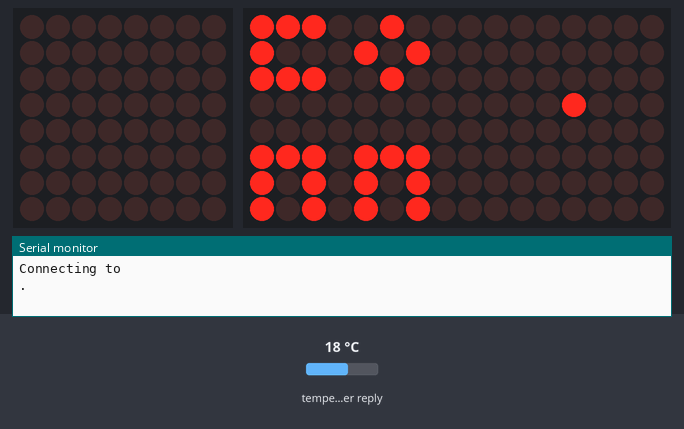
Simulated run of this sketch. Board: ESP8266 (NodeMCU). Parts: 8×8 LED matrix, 16×8 LED matrix, the last lines printed to the serial monitor. Inputs (shaded band) come from the test bench; at power-on: temperature in the weather reply 18 °C. WiFi joins after 1.5 s; servers stay silent unless stated; storage starts empty; web services answer with replies made up by the test bench.

Above: at 0.6 s.
At 2.7 s:
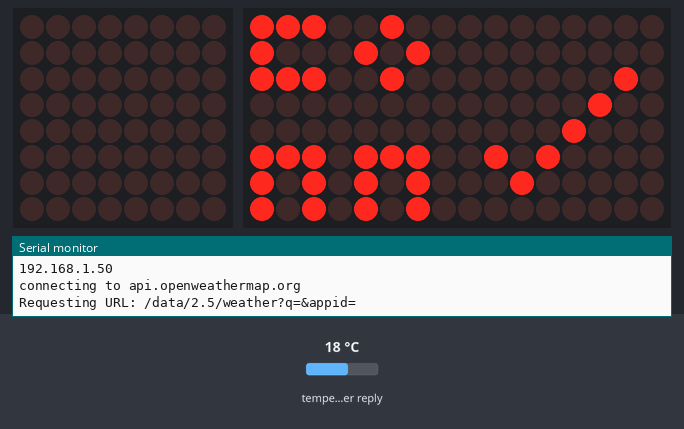
2.8 s: temperature in the weather reply set to -14 °C
At 15.3 s:
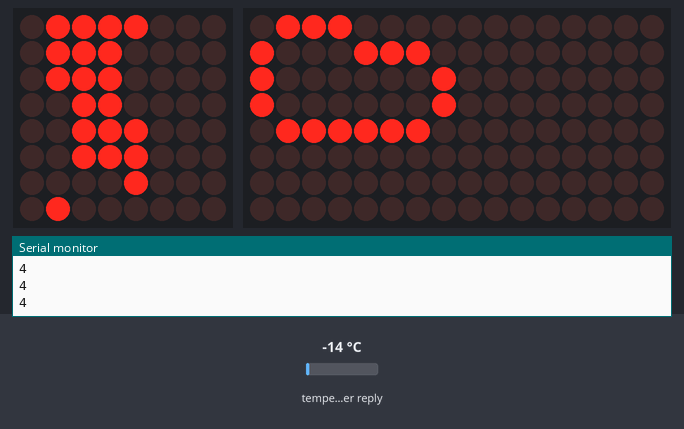
Timing chart, 0 to 16.8 s (numbered marks = the images above; inputs shaded):
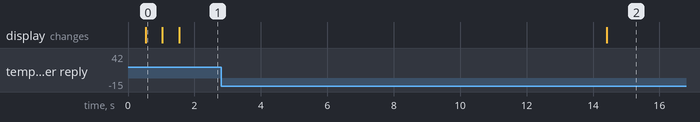

The sketch:

mini_weather_panel.ino
```cpp
/*
 *  Weather screen
 *  Richard Hawthorn
 *  richardhawthorn.com
 *  2016-11-6
 *
 *  Connect to the Open Weather Map API and display current a daily weather conditions
 */

#include <ESP8266WiFi.h>
#include <Wire.h>
#include <TimeLib.h>
#include "Adafruit_LEDBackpack.h"
#include "Adafruit_GFX.h"

Adafruit_LEDBackpack seg7 = Adafruit_LEDBackpack();
Adafruit_8x16matrix matrix = Adafruit_8x16matrix();

#include <SPI.h>
#include <SD.h>

File configFile;

#include "variables.h"
#include "functions.h"


/*
 * Setup the system
 */
void setup() {

  Serial.begin(115200);

  setupScreens();
  loadConfigFromSD();
  connectToWifi();

}


/*
 * Main loop
 */
void loop() {

  getCurrentWeather();
  getUpcomingWeather();

  //wait until we make the request again
  delay(60000 * sleep_minutes);
}
```

functions.h
```cpp
/*
 * Function needed for the weather screen
 */

// *******************************************************
// *******************************************************

/*
 * Display a character onto the 7 segment screens
 */

void displayCharacter(int offset, int character, int number){

  offset = offset + 4 - character;

  if (number == 0){
    seg7.displaybuffer[0] |= 0x0001 << offset;
    seg7.displaybuffer[1] |= 0x0001 << offset;
    seg7.displaybuffer[2] |= 0x0001 << offset;
    seg7.displaybuffer[3] |= 0x0001 << offset;
    seg7.displaybuffer[4] |= 0x0001 << offset;
    seg7.displaybuffer[5] |= 0x0001 << offset;
  }

  if (number == 1){
    seg7.displaybuffer[1] |= 0x0001 << offset;
    seg7.displaybuffer[2] |= 0x0001 << offset;
  }

  if (number == 2){
    seg7.displaybuffer[0] |= 0x0001 << offset;
    seg7.displaybuffer[1] |= 0x0001 << offset;
    seg7.displaybuffer[3] |= 0x0001 << offset;
    seg7.displaybuffer[4] |= 0x0001 << offset;
    seg7.displaybuffer[6] |= 0x0001 << offset;
  }

  if (number == 3){
    seg7.displaybuffer[0] |= 0x0001 << offset;
    seg7.displaybuffer[1] |= 0x0001 << offset;
    seg7.displaybuffer[2] |= 0x0001 << offset;
    seg7.displaybuffer[3] |= 0x0001 << offset;
    seg7.displaybuffer[6] |= 0x0001 << offset;
  }

  if (number == 4){
    seg7.displaybuffer[1] |= 0x0001 << offset;
    seg7.displaybuffer[2] |= 0x0001 << offset;
    seg7.displaybuffer[5] |= 0x0001 << offset;
    seg7.displaybuffer[6] |= 0x0001 << offset;
  }

  if (number == 5){
    seg7.displaybuffer[0] |= 0x0001 << offset;
    seg7.displaybuffer[2] |= 0x0001 << offset;
    seg7.displaybuffer[3] |= 0x0001 << offset;
    seg7.displaybuffer[5] |= 0x0001 << offset;
    seg7.displaybuffer[6] |= 0x0001 << offset;
  }

  if (number == 6){
    seg7.displaybuffer[0] |= 0x0001 << offset;
    seg7.displaybuffer[2] |= 0x0001 << offset;
    seg7.displaybuffer[3] |= 0x0001 << offset;
    seg7.displaybuffer[4] |= 0x0001 << offset;
    seg7.displaybuffer[5] |= 0x0001 << offset;
    seg7.displaybuffer[6] |= 0x0001 << offset;
  }

  if (number == 7){
    seg7.displaybuffer[0] |= 0x0001 << offset;
    seg7.displaybuffer[1] |= 0x0001 << offset;
    seg7.displaybuffer[2] |= 0x0001 << offset;
  }

  if (number == 8){
    seg7.displaybuffer[0] |= 0x0001 << offset;
    seg7.displaybuffer[1] |= 0x0001 << offset;
    seg7.displaybuffer[2] |= 0x0001 << offset;
    seg7.displaybuffer[3] |= 0x0001 << offset;
    seg7.displaybuffer[4] |= 0x0001 << offset;
    seg7.displaybuffer[5] |= 0x0001 << offset;
    seg7.displaybuffer[6] |= 0x0001 << offset;
  }

  if (number == 9){
    seg7.displaybuffer[0] |= 0x0001 << offset;
    seg7.displaybuffer[1] |= 0x0001 << offset;
    seg7.displaybuffer[2] |= 0x0001 << offset;
    seg7.displaybuffer[3] |= 0x0001 << offset;
    seg7.displaybuffer[5] |= 0x0001 << offset;
    seg7.displaybuffer[6] |= 0x0001 << offset;
  }

}

/*
 * Display a number on the 7 segment screens
 */
void displayNumber(int screen, int number){

  int offset = (screen-1) * 4;

  displayCharacter(offset, 1, number%10);
  displayCharacter(offset, 2, (number%100)/10);
  displayCharacter(offset, 3, (number%1000)/100);
  displayCharacter(offset, 4, (number%10000)/1000);

}

/*
 * Display the temperature on the 7 segment screens
 */
void displayTemp(int screen, float val){

  int offset = (screen-1) * 4;
  int number = 0;
  int decimalChar = 0;
  int negative = false;

  if (val >= 100){
    number = (int) (val * 10);
    decimalChar = 0;
  } else if (val >= 10){
    number = (int) (val * 100);
    decimalChar = 2;
  } else if (val >= 0){
    number = (int) (val * 1000);
    decimalChar = 1;
  } else if (val >= -10){
    number = (int) (val * 1000);
    decimalChar = 2;
    negative = true;
    number = 0 - ( (int) (val * 100) );
  } else if (val >= -100){
    number = (int) (val * 100);
    decimalChar = 0;
    negative = true;
    number = 0 - ( (int) (val * 10) );
  } else {
    number = 0;
  }

  //display second and third numbers
  displayCharacter(offset, 2, (number%100)/10);
  displayCharacter(offset, 3, (number%1000)/100);

  //is this a negative number?
  if (negative == true){
    //display negative sign
    seg7.displaybuffer[6] |= 0x0001 << offset;
  } else {
    //display first number
    displayCharacter(offset, 4, (number%10000)/1000);
  }

  if (sd_units == "c"){
    seg7.displaybuffer[0] |= 0x0001 << offset + 3;
    seg7.displaybuffer[3] |= 0x0001 << offset + 3;
    seg7.displaybuffer[4] |= 0x0001 << offset + 3;
    seg7.displaybuffer[5] |= 0x0001 << offset + 3;
  } else {
    seg7.displaybuffer[0] |= 0x0001 << offset + 3;
    seg7.displaybuffer[4] |= 0x0001 << offset + 3;
    seg7.displaybuffer[5] |= 0x0001 << offset + 3;
    seg7.displaybuffer[6] |= 0x0001 << offset + 3;
  }

  //decimal place
  if (decimalChar > 0){
    seg7.displaybuffer[7] |= 0x0001 << offset + decimalChar - 1;
  }

  //degrees symbol
  seg7.displaybuffer[1] |= 0x0001 << screen + 11;

}

/*
 * Clear the screen buffers
 */
void clearScreenBuffer(){

  seg7.displaybuffer[0] = 0x0000;
  seg7.displaybuffer[1] = 0x0000;
  seg7.displaybuffer[2] = 0x0000;
  seg7.displaybuffer[3] = 0x0000;
  seg7.displaybuffer[4] = 0x0000;
  seg7.displaybuffer[5] = 0x0000;
  seg7.displaybuffer[6] = 0x0000;
  seg7.displaybuffer[7] = 0x0000;

  matrix.clear();      // clear display

}

/*
 * Plot a chart of rain over the next 24 hours
 */
void plotRain(){

  for (int i = 0; i < 8; i++){
      if (rainChart[i] > 0){
        matrix.drawLine(i + 8, 7, i + 8, 7 - rainChart[i] + 1, LED_ON);
      }
  }

}

/*
 * Write the data to the led screens
 */
void writeToScreen(){

  seg7.writeDisplay();
  matrix.writeDisplay();

}

/*
 * Load the settings from the SD card
 */
void loadConfigFromSD(){

  char character;
  int line = 1;

  if (!SD.begin(0)) {
    matrix.drawBitmap(0, 0, no, 8, 8, LED_ON);
    matrix.drawBitmap(8, 0, card, 8, 8, LED_ON);
    writeToScreen();
    return;
  }

  configFile = SD.open("config.txt");
  if (configFile){

    while (configFile.available()) {
      character = (char) configFile.read();

       Serial.print(character);

      if (character == '\n'){
        line++;
      } else if (character == '\r'){
        //do nothing
      } else {

        if (line == 2){
          sd_ssid = sd_ssid + character;
        } else if (line == 4){
          sd_password = sd_password + character;
        } else if (line == 6){
          sd_apikey = sd_apikey + character;
        } else if (line == 8){
          sd_location = sd_location + character;
        } else if (line == 10){
          sd_units = sd_units + character;
        } else if (line == 12){
          sd_timezone = sd_timezone + character;
        }
      }
    }
    // close the file:
    configFile.close();

  }

  /*
  Serial.println(sd_ssid);
  Serial.println(sd_password);
  Serial.println(sd_apikey);
  Serial.println(sd_location);
  Serial.println(sd_units);
  Serial.println(sd_timezone);
  */

}

/*
 * Setup the screens so we can write to them
 */
void setupScreens(){

  seg7.begin(0x70);  // pass in the address
  matrix.begin(0x71);  // pass in the address

  seg7.setBrightness(16);
  matrix.setBrightness(2);
  matrix.setRotation(1);

  clearScreenBuffer();
  writeToScreen();

}

/*
 * Draw an animation so we know the wifi is connecting
 */
void connAnimation(){

  connStep++;

  if (connStep > 4){
    connStep = 1;
  }

  clearScreenBuffer();

  matrix.drawBitmap(0, 0, conn, 8, 8, LED_ON);

  if (connStep == 1){
    matrix.drawBitmap(8, 0, conn1, 8, 8, LED_ON);
  } else if (connStep == 2){
    matrix.drawBitmap(8, 0, conn2, 8, 8, LED_ON);
  } else if (connStep == 3){
    matrix.drawBitmap(8, 0, conn3, 8, 8, LED_ON);
  } else if (connStep == 4){
    matrix.drawBitmap(8, 0, conn4, 8, 8, LED_ON);
  }

  writeToScreen();

}

/*
 * Connect to the wifi
 */
void connectToWifi(){

  char ssid[sd_ssid.length()+1];
  char password[sd_password.length()+1];

  sd_ssid.toCharArray(ssid, sd_ssid.length()+1);
  sd_password.toCharArray(password, sd_password.length()+1);

  Serial.println();
  Serial.print("Connecting to ");
  Serial.println(ssid);

  WiFi.begin(ssid, password);

  while (WiFi.status() != WL_CONNECTED) {
    delay(500);
    Serial.print(".");
    connAnimation();
  }

  Serial.println("");
  Serial.println("WiFi connected");
  Serial.println("IP address: ");
  Serial.println(WiFi.localIP());

  clearScreenBuffer();

  matrix.drawBitmap(0, 0, conn, 8, 8, LED_ON);
  matrix.drawBitmap(8, 0, ok, 8, 8, LED_ON);

  writeToScreen();

}


/*
 * Connect to the api and extract the json
 */
boolean connectToApi(String url){

  boolean good_data = false;

  Serial.print("connecting to ");
  Serial.println(host);

  // Use WiFiClient class to create TCP connections
  WiFiClient client;
  const int httpPort = 80;
  if (client.connect(host, httpPort)) {

    Serial.print("Requesting URL: ");
    Serial.println(url);

    // This will send the request to the server
    client.print(String("GET ") + url + " HTTP/1.1\r\n" +
                 "Host: " + host + "\r\n" +
                 "User-Agent: runscope/0.1" +
                 "Connection: close\r\n\r\n");
    delay(5000);

    // Read all the lines of the reply from server and print them to Serial
    while(client.available()){

      //if we already have the json string then ignore all future incoming data
      if (good_data){
        client.readStringUntil('\r');
      } else {

        json = client.readStringUntil('\r');

        //find the line containing json
        if (json.substring(1, 2) == "{"){

          //look for a string we know will be in there
          if (json.indexOf("temp") != -1){
            good_data = true;
          }

          //Serial.println(json);

        }
      }

    }

    if (good_data){
      return true;
    } else {
      return false;
    }

  } else {
    Serial.println("connection failed");
    return false;
  }

}

/*
 * Return the value of a specific key of the json
 */
String getValue(String key, boolean next){

  int posStart = 0;
  int posEnd = 0;
  int keyLen = 0;
  String result;

  key = '"'+key+'"';

  keyLen = key.length();

  if (next != true){
    lastkey = 0;
  }

  posStart = json.indexOf(key, lastkey);
  posStart = posStart + keyLen + 1;
  posEnd = json.indexOf(",", posStart);
  result = json.substring(posStart, posEnd);

  lastkey = posEnd;

  return result;

}

/*
 * Display the relevant weather icon on the 8x8 matrix
 */
void displayIcon(int icon){

  if (icon == 1){
    matrix.drawBitmap(0, 0, sun, 8, 8, LED_ON);
  } else if (icon == 2){
    matrix.drawBitmap(0, 0, cloud_sun, 8, 8, LED_ON);
  } else if (icon == 3){
    matrix.drawBitmap(0, 0, cloud, 8, 8, LED_ON);
  } else if (icon == 4){
    matrix.drawBitmap(0, 0, cloud, 8, 8, LED_ON);
  } else if (icon == 9){
    matrix.drawBitmap(0, 0, cloud_rain, 8, 8, LED_ON);
  } else if (icon == 10){
    matrix.drawBitmap(0, 0, cloud_rain, 8, 8, LED_ON);
  } else if (icon == 11){
    matrix.drawBitmap(0, 0, lightning, 8, 8, LED_ON);
  } else if (icon == 13){
    matrix.drawBitmap(0, 0, snow, 8, 8, LED_ON);
  } else {
    matrix.drawBitmap(0, 0, mist, 8, 8, LED_ON);
  }

  writeToScreen();

}

/*
 * Update all the screens
 */
void updateScreens(){

  clearScreenBuffer();

  displayTemp(1, current_temp);
  displayTemp(3, todays_temp);
  displayIcon(weather_icon);
  plotRain();

  writeToScreen();

}

/*
 * Convert Tmeperature from kelvin to either c or f
 */
float convertTemp(float temp){

  if (sd_units == "c"){
    temp = temp - 273.15;
  } else {
    temp = (1.8 * (temp - 273)) + 32;
  }

  return temp;

}

/*
 * Extract the current temperature from the json string
 */
void processCurrentTemp(){

  String result = getValue("temp", false);

  float temp = result.toFloat();

  todays_temp = convertTemp(temp);

  //ony update the screen when we have all the data
  //updateScreens();

}


/*
 * Process the date into Y-m-d, taking into account the timezone
 */
String processDate(int date){

  String dateString = "";

  setTime(date + (sd_timezone.toInt() * 60 * 60));
  dateString = year() + '-' + month() + '-' + day();
  return dateString;

}

/*
 * Find the maximum temperature from the forcast for today
 */
void processTodaysTemp(){

  lastkey = 0;

  String result = "";
  float temp = 0;
  float maxTemp = 0;

  String todays_date = "";
  String date = "";

  for (int i = 0; i < 8; i++){
    result = getValue("temp", true);
    temp = result.toFloat();
    temp = convertTemp(temp);

    date = getValue("dt", true);
    date = processDate(date.toInt());

    if (todays_date == ""){
      todays_date = date;
    }

    //if this is still today, then keep processing - we don't want tomorrows temp shown
    if (date == todays_date){

      Serial.println(result);

      if (temp > maxTemp){
        maxTemp = (float) (int) temp;
      }

    }
  }

  current_temp = maxTemp;

  updateScreens();

}

/*
 * Find the maximum weather icon from the forcast for today
 */
void processTodaysIcon(){

  lastkey = 0;

  String result = "";
  int icon = 0;
  int maxIcon = 0;

  String todays_date = "";
  String date = "";

  for (int i = 0; i < 8; i++){
    result = getValue("icon", true);
    result = result.substring(1, 3);
    icon = result.toInt();

    date = getValue("dt", true);
    date = processDate(date.toInt());

    if (todays_date == ""){
      todays_date = date;
    }

    //if this is still today, then keep processing - we dont want tomorrows temp shown
    if (date == todays_date){

      Serial.println(icon);

      if (icon > maxIcon){
        maxIcon = icon;
      }

    }
  }

  weather_icon = maxIcon;
  updateScreens();

}

/*
 * Extract the rain levels from the next 24 hours of weather data
 */
void process24hRain(){

  lastkey = 0;

  String result = "";
  float rain = 0;
  int thisRain = 0;

  for (int i = 0; i < 8; i++){
    result = getValue("rain", true);
    result = result.substring(7);
    rain = result.toFloat();

    thisRain = (int) ceil(rain);
    if (thisRain > 7){
      thisRain = 7;
    }

    rainChart[i] = thisRain;

  }

  updateScreens();

}

/*
 * Get the current weather from the api
 */
void getCurrentWeather(){

  String url = "/data/2.5/weather";
  url += "?q=";
  url += sd_location;
  url += "&appid=";
  url += sd_apikey;

  if (connectToApi(url)){

    processCurrentTemp();

  }

}

/*
 * Get the weather forcast from the api
 */
void getUpcomingWeather(){

  String url = "/data/2.5/forecast";
  url += "?q=";
  url += sd_location;
  url += "&appid=";
  url += sd_apikey;

  if (connectToApi(url)){

    processTodaysTemp();
    processTodaysIcon();
    process24hRain();

  }

}

// *******************************************************
// *******************************************************
```

Source omitted: variables.h (3166 bytes)

Measured:
- after the input at 2.8 s, the display: changes after 11.6 s (image 2)
- what the display in image 0 shows lasts 0.5 s, from 0.5 s to 1.0 s
